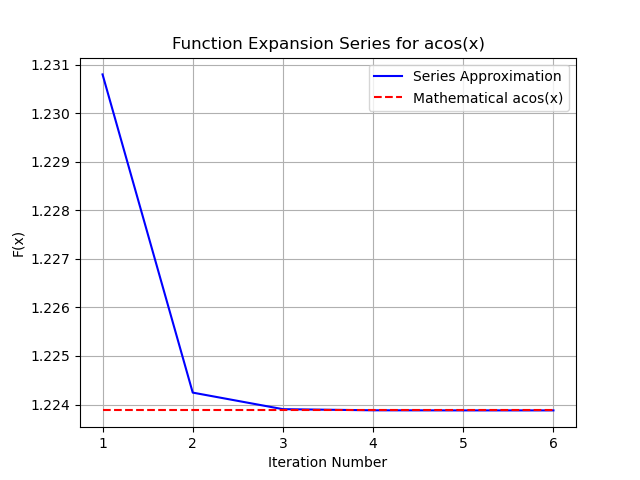

The script that saved this image:
import math
import numpy as np
from tabulate import tabulate
from statistics import median, mode, variance, stdev, StatisticsError
import matplotlib.pyplot as plt

class Sequence:
    def __init__(self, sequence):
        self.sequence = sequence
    
    def calculate_mean(self):
        return sum(self.sequence) / len(self.sequence)
    
    def calculate_median(self):
        return median(self.sequence)
    
    def calculate_mode(self):
        try:
            return mode(self.sequence)
        except StatisticsError:
            return "No unique mode"
    
    def calculate_variance(self):
        return variance(self.sequence)
    
    def calculate_standard_deviation(self):
        return stdev(self.sequence)


class SequenceCalculator(Sequence):
    def __init__(self, max_iteration, eps):
        super().__init__([])
        self.max_iteration = max_iteration
        self.eps = eps

    def calculate_sequence(self, x):
        res = math.pi / 2 
        n = 0  
        term = float('inf') 
        while abs(term) > self.eps and n < self.max_iteration:
            numerator = math.factorial(2 * n)
            denominator = (4**n) * (math.factorial(n)**2) * (2 * n + 1)
            term = (numerator / denominator) * (x**(2 * n + 1))
            res -= term  
            self.sequence.append(res) 
            n += 1
        return res
    
    def generate_table(self, x, res, actual_value):
        table_data = [[x, len(self.sequence), res, actual_value, self.eps]]
        table_header = ["x", "Iterations", "F(x)", "Math F(x)", "Epsilon"]
        table = tabulate(table_data, headers=table_header, floatfmt='.8f')
        return table


def calculate_actual_value(x):
    return math.acos(x)

def task3():
    max_iteration = 500
    
    # Input validation
    try:
        x = float(input("Enter x (-1 to 1): "))
        if not -1 <= x <= 1:
            raise ValueError("x must be in the range [-1, 1].")
        eps = float(input("Enter epsilon (0 to 1): "))
        if eps <= 0 or eps >= 1:
            raise ValueError("Epsilon must be in the range (0, 1).")
    except ValueError as e:
        print(f"Invalid input: {e}")
        return
    
    calculator = SequenceCalculator(max_iteration, eps)
    res = calculator.calculate_sequence(x)
    actual_value = calculate_actual_value(x)
    table = calculator.generate_table(x, res, actual_value)
    print(table)
    print("Mean value:", calculator.calculate_mean())
    print("Median value:", calculator.calculate_median())
    print("Mode value:", calculator.calculate_mode())
    print("Variance value:", calculator.calculate_variance())
    print("Standard deviation value:", calculator.calculate_standard_deviation())

    # Plotting
    x_values = range(1, len(calculator.sequence) + 1)
    y_values = calculator.sequence
    plt.plot(x_values, y_values, color="blue", label="Series Approximation")
    plt.plot(x_values, [actual_value] * len(calculator.sequence), color="red",
             linestyle="--", label="Mathematical acos(x)")
    plt.xlabel('Iteration Number')
    plt.ylabel('F(x)')
    plt.legend()
    plt.grid(True)
    plt.title("Function Expansion Series for acos(x)")
    plt.savefig("Task3.png")
    plt.show()
